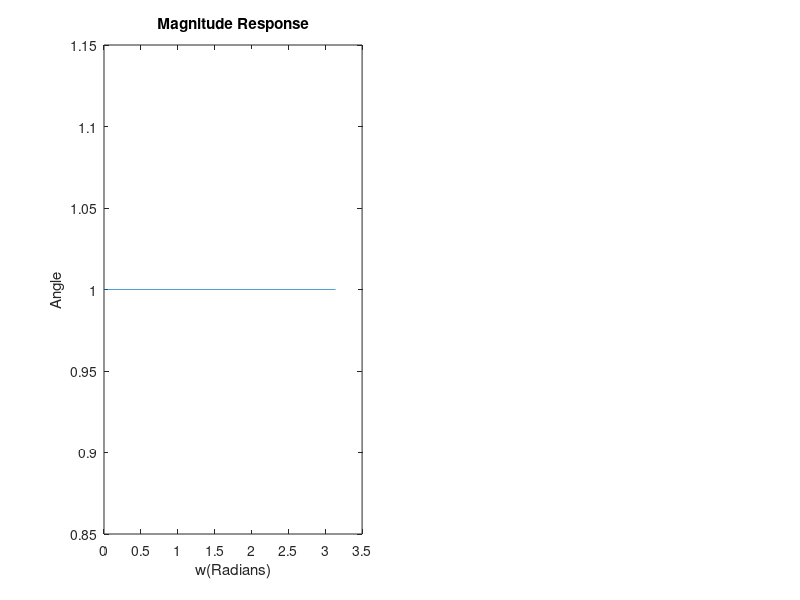

Reproduce this figure in MATLAB.
clc;
clear all;
close all;

a = [1 -5 10 ];
b = [10 -5 1];
N = 1000;
[h w] = freqz(b,a,N);
subplot(1,2,1), plot(w,abs(h));
title('Magnitude Response'), xlabel('w(Radians)'), ylabel('Angle');